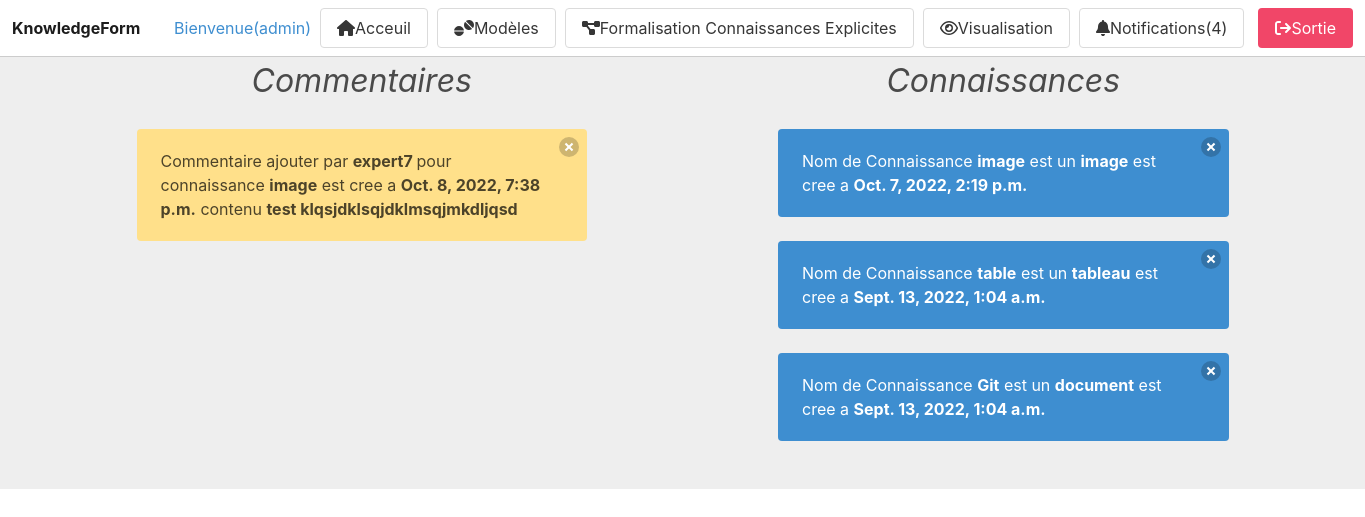
The page /notifications (signed in) on the database its author committed.
### apps/commentaire/models.py (models this page shows)
class Commentaire(models.Model):
    created_at = models.DateTimeField(default = datetime.now, blank="True")
    created_for = models.CharField(max_length=255)
    contenu =models.CharField(max_length=255)
    created_by = models.CharField(max_length=255, default="null")
    class Meta:
        ordering = ['-created_at']

### apps/connaissance/models.py (models this page shows, shortened)
class Connaissance(models.Model):
    choices = [
        ('tableau','tableau'),
        ('document','document'),
        ('image','image'),
    ]
    nom_connaissance = models.CharField(max_length=128)
    forme_connaissance = models.CharField(max_length=10, choices=choices)
    date_creation = models.DateTimeField(blank=True, null=True, default=datetime.now)
    status_vue = models.BooleanField(default=False, null=True)
    url_connaissance = models.CharField(max_length=128, default=True)
    class Meta:
        ordering = ['-date_creation']

### apps/notification/views.py (the view)
# urls.py: path('notifications', notifications, name='notifications'),
def notifications(request):
    connaissances = Connaissance.objects.filter(status_vue=False)
    connaissanceNotification = Connaissance.objects.filter(status_vue=False).count()
    commentaires = ""
    if request.user.userprofile.is_expert == False:
        commentaires = Commentaire.objects.all()
        connaissanceNotification += commentaires.count()
    context = {
        'connaissanceNotification': connaissanceNotification,
        'connaissances': connaissances,
        'commentaires': commentaires,
    }
    return render(request, 'notifications/notifications.html', context)

### templates/notifications/notifications.html (shortened to what this page needs)
{% extends 'core/base.html' %}
{% load static %}
{% block css %}
<link rel="stylesheet" href="{% static 'app/css/notification.css' %}">{% endblock css %}
{% block content %}
{% if request.user.is_authenticated %}
  {% if request.user.userprofile.is_expert %}
  <br>
  <h1 class="has-text-centered is-italic is-size-2">Connaissances</h1>
  <br>
      {% for c in connaissances %}
      <div class="notification is-info notification-element" style="margin-left:30vw;margin-right:30vw;">
          <button class="delete"></button>
          <p> Nom de Connaissance <strong>{{c.nom_connaissance}}</strong> est un <strong>{{c.forme_connaissance}}</strong> est ajouter a <strong>{{c.date_creation}}</strong></p>
        </div>
      {% endfor %}
      <br>
  {% else %}
  <div class="main-notification">
    <div class="notification-commentaire">
        <h1 class="has-text-centered is-italic is-size-3">Commentaires</h1>
        <br>
        {% for com in  commentaires %}
          <div class="notification is-warning notification-element">
            <button class="delete"></button>
            <p> Commentaire ajouter par <strong> expert7 </strong> pour connaissance  <strong>{{com.created_for}}</strong> est cree a <strong>{{com.created_at}}</strong>
              contenu <strong>{{com.contenu}}</strong>
            </p>
          </div>
        {% endfor %}
        <br>
    </div>
    <div class="notification-connaissance">
        <h1 class="has-text-centered is-italic is-size-3">Connaissances</h1>
          <br>
          {% for c in connaissances %}
            <div class="notification is-info notification-element" style="">
                <button class="delete"></button>
                <p> Nom de Connaissance <strong>{{c.nom_connaissance}}</strong> est un <strong>{{c.forme_connaissance}}</strong> est cree a <strong>{{c.date_creation}}</strong></p>
            </div>
        {% endfor %}
        <br>
    </div>
  </div>
  {% endif %}
{% endif %}
{% endblock content %}

### templates/core/base.html (shortened to what this page needs)
{% load static %}
<!DOCTYPE html>
<html lang="fr">
    <head>
        <link rel="stylesheet" href="https://cdn.jsdelivr.net/npm/bulma@0.9.0/css/bulma.min.css">
        <link rel="stylesheet" href="{% static 'app/css/base.css' %}">
        {% block css %}
        {% endblock css %}
    </head>
    <body>
        <nav class="navbar" style="border-bottom:1px solid #ccc">
            <div class="navbar-brand">
                <a href="{% url 'home' %}" class="navbar-item has-text-dark"><strong>KnowledgeForm</strong></a>
            </div>
            <div class="navbar-menu">
                <div class="navbar-end">
                    {% if request.user.is_authenticated %}
                        <label href="" class="navbar-item has-text-info">Bienvenue({{user.username}})</label>
                        <a href="{% url 'acceuil' %}" class="navbar-item"><p class="button acceuil" style="margin-left: -15px;" onClick="myFunction()" id="item-btn"><i class="fa-solid fa-house"></i>Acceuil</p></a>
                        {% if  request.user.userprofile.is_expert == True %}
                        <a href="{% url 'problem' %}" class="navbar-item"><p class="button" style="margin-left: -15px;"><i class="fa-solid fa-diagram-project"></i>Formalisation Connaissances Tacites</p></a>
                        <a href="{% url 'visualisation_domaine' %}" class="navbar-item"><p class="button" style="margin-left: -15px;"><i class="fa-regular fa-eye"></i>Visualisation</p></a>
                        {% else %}
                        <a href="{% url 'models' %}" class="navbar-item"><p class="button" style="margin-left: -15px;"><i class="fa-solid fa-tablets"></i>Modèles</p></a>
                        <a href="{% url 'formalisation' %}" class="navbar-item"><p class="button" style="margin-left: -15px;"><i class="fa-solid fa-diagram-project"></i>Formalisation Connaissances Explicites</p></a>
                        <a href="{% url 'visualisation' %}" class="navbar-item"><p class="button" style="margin-left: -15px;"><i class="fa-regular fa-eye"></i>Visualisation</p></a>
                        {% endif %}
                        <a href="{% url 'notifications' %}" class="navbar-item"><span class="button" style="margin-left: -15px;"><i class="fa-solid fa-bell"></i>Notifications(<p class='has-text-dark'>{{connaissanceNotification}}</p>) </span> </a>
                    {% endif %}
                    <div class="navbar-item">
                        <div class="buttons">
                            {% if request.user.is_authenticated %}
                                <a href="{% url 'logout' %}" class="button is-danger" style="margin-left: -10px;"><i class="fa-solid fa-arrow-right-from-bracket"></i>Sortie</a>
                            {% endif %}
                        </div>
                    </div>
                </div>
            </div>
        </nav>
        <main>
            {% block content %}
            {% endblock %}
        </main>
    </body>
</html>

### apps/connaissance/static/app/css/base.css (style rules this page uses)
* { margin: 0; padding: 0; box-sizing: border-box; }
body { display: grid; grid-template-rows: auto 1fr; grid-template-columns: 1fr; grid-template-areas: 'navbar' 'main-body'; background-color: #eee; }
nav { grid-area: navbar; }
main { grid-area: main-body; background-color: #eee; }

### apps/connaissance/static/app/css/notification.css (style rules this page uses)
.main-notification { display: grid; grid-template-columns: repeat(2, 1fr); grid-template-rows: 1fr; grid-template-areas: 'notification-commentaire notification-connaissance'; }
.notification-commentaire { grid-area: notification-commentaire; margin-left: 10vw; margin-right: 7vw; }
.notification-connaissance { grid-area: notification-connaissance; margin-left: 7vw; margin-right: 10vw; }

### rows shown on the page
Commentaire: created_for "image", created_at "Oct. 8, 2022, 7:38 p.m.", contenu "test klqsjdklsqjdklmsqjmkdljqsd"
Connaissance: nom_connaissance "image", forme_connaissance "image", date_creation "Oct. 7, 2022, 2:19 p.m."
Connaissance: nom_connaissance "table", forme_connaissance "tableau", date_creation "Sept. 13, 2022, 1:04 a.m."
Connaissance: nom_connaissance "Git", forme_connaissance "document", date_creation "Sept. 13, 2022, 1:04 a.m."

### other values the page prints
{{ user.username }} "admin"
{{ connaissanceNotification }} "4"
